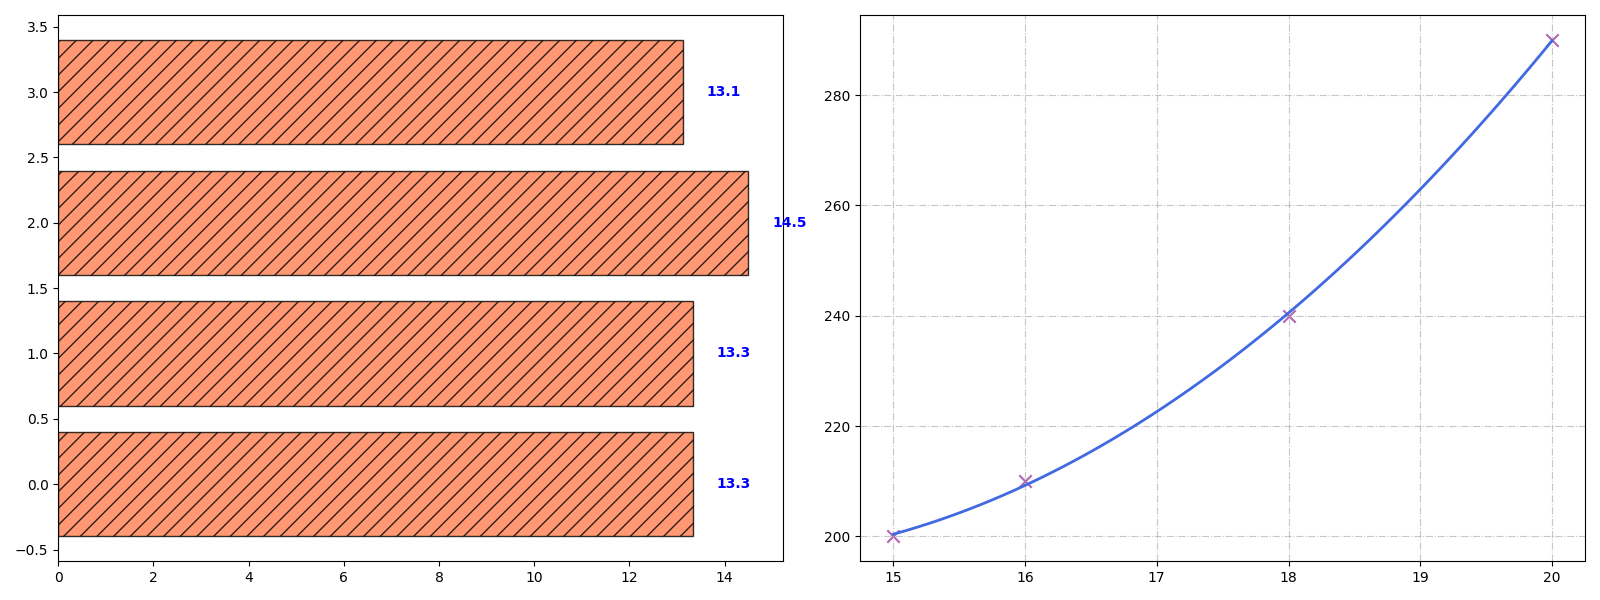

Write Python code to recreate this figure.
import matplotlib.pyplot as plt
import numpy as np
from scipy.optimize import curve_fit

species_count = np.array([15, 18, 20, 16])
sightings = np.array([200, 240, 290, 210])

def quadratic_model(x, a, b, c):
    return a * x**2 + b * x + c

params, covariance = curve_fit(quadratic_model, species_count, sightings)
species_fit = np.linspace(min(species_count), max(species_count), 100)
sightings_fit = quadratic_model(species_fit, *params)
avg_sightings_per_species = sightings / species_count

fig, axes = plt.subplots(1, 2, figsize=(16, 6))

axes[1].scatter(species_count, sightings, color='purple', marker='x', s=80, alpha=0.6)
axes[1].plot(species_fit, sightings_fit, color='royalblue', linestyle='-', linewidth=2)
axes[1].grid(linestyle='-.', alpha=0.7)

axes[0].barh(range(len(avg_sightings_per_species)), avg_sightings_per_species, color='coral', alpha=0.8, edgecolor='black', hatch='//')
for i, v in enumerate(avg_sightings_per_species):
    axes[0].text(v + 0.5, i, f"{v:.1f}", color='blue', va='center', fontweight='bold')

plt.tight_layout()
plt.show()
